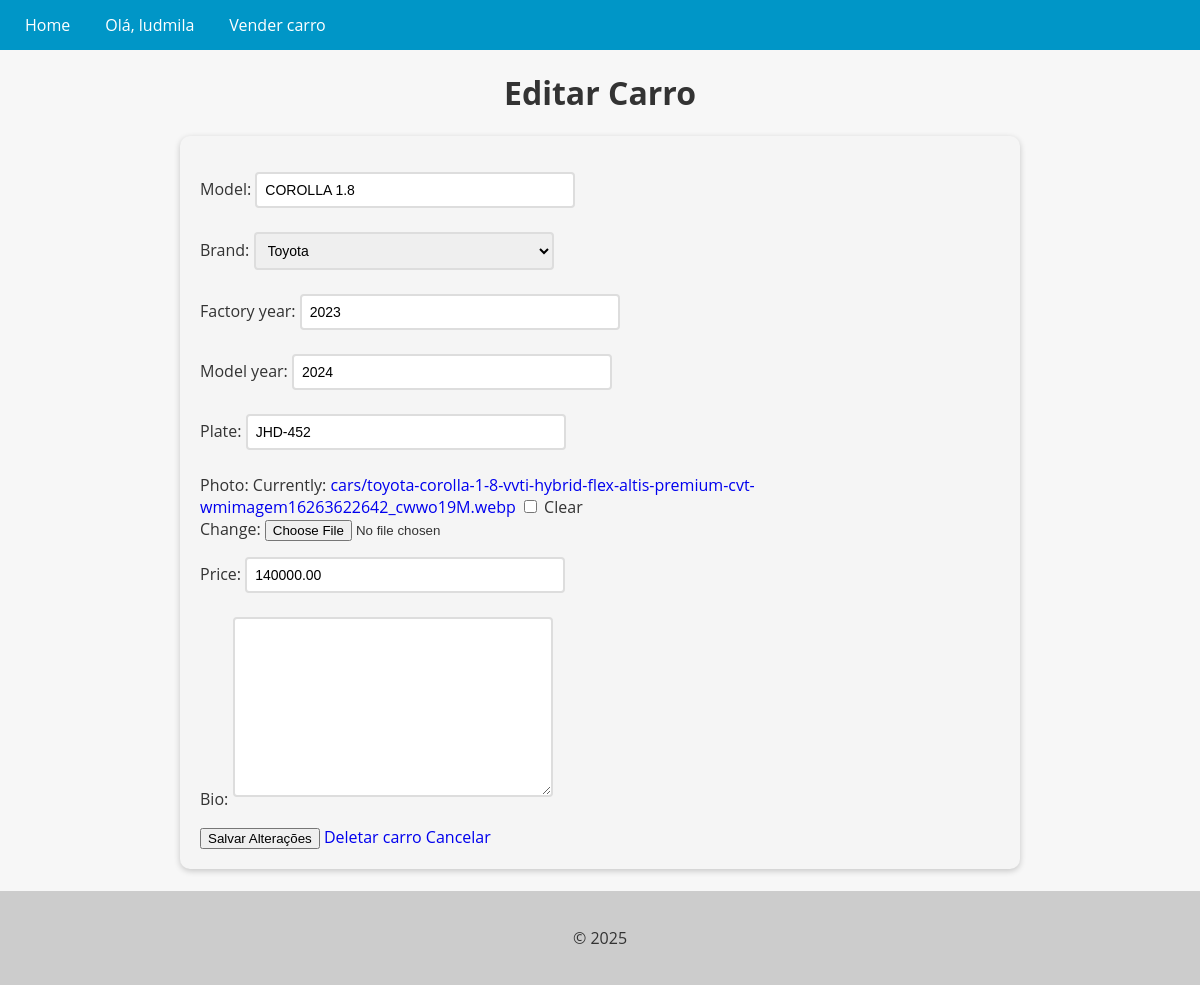
Before: /cars/update/7 (signed in) with the older database file.
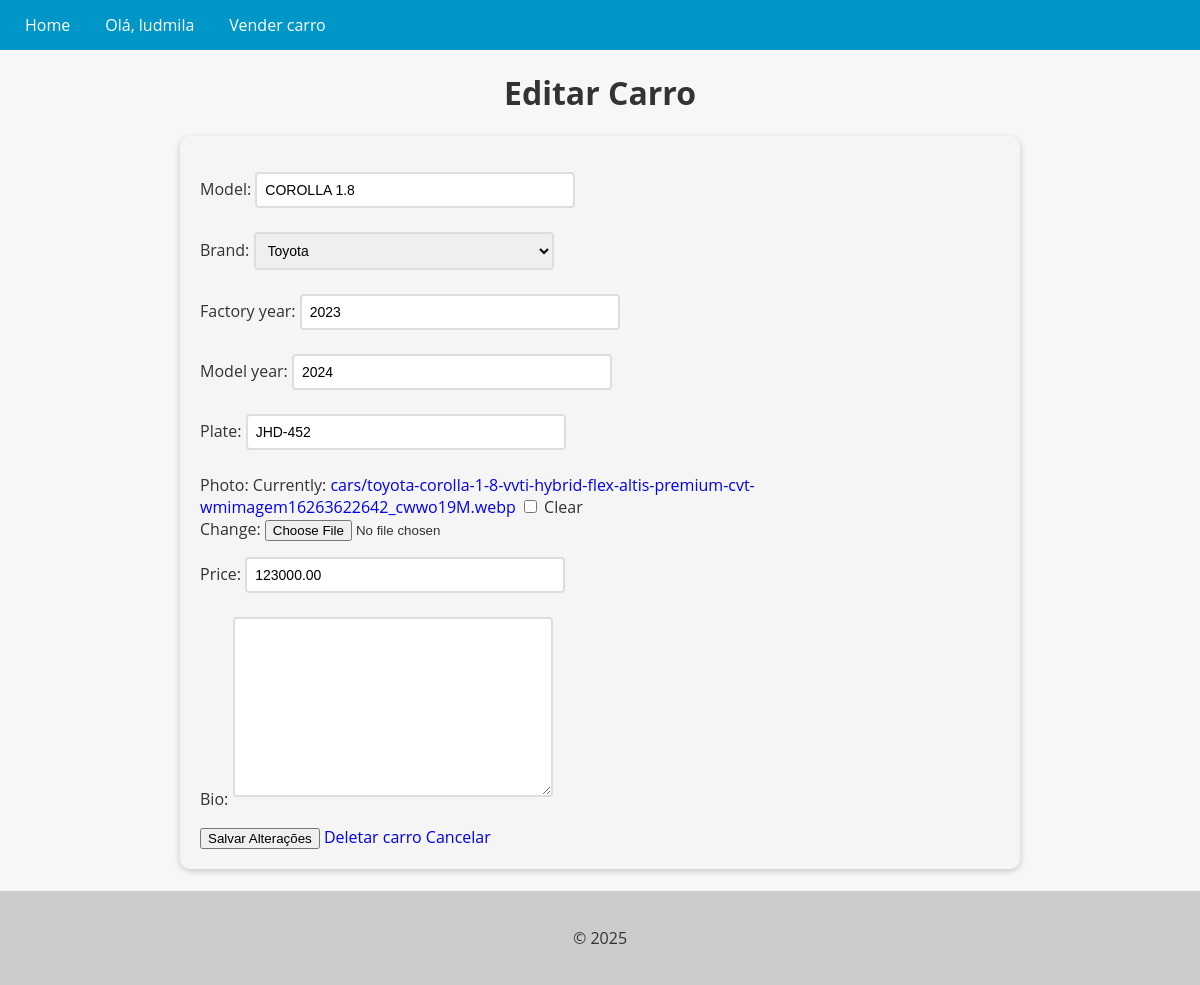
After: the same page with the newer database file.
### cars/models.py (models this page shows, shortened)
class Car(models.Model):
    id = models.AutoField(primary_key=True)
    model = models.CharField(max_length=100)
    brand = models.ForeignKey(Brand, on_delete=models.PROTECT, related_name = 'car_brand')
    factory_year = models.IntegerField(
        validators = [
            MinValueValidator(1886),
            MaxValueValidator(datetime.datetime.now().year)
        ]
    )
    model_year = models.IntegerField(
        validators = [
            MinValueValidator(1886),
            MaxValueValidator(datetime.datetime.now().year)
        ]
    )
    plate = models.CharField(max_length=100, blank=True, null=True)
    photo = models.ImageField(upload_to='cars/', blank=True, null=True)
    price = models.DecimalField(
        max_digits=10,
        decimal_places=2
    )
    bio = models.TextField(blank=True)
    def __str__(self):
        return self.model
    class CarInventory(models.Model):
        cars_count = models.FloatField()
        cars_value_total = models.IntegerField()
        created_at = models.DateTimeField(auto_now_add=True)
        class Meta:
            ordering = ['-created_at']

### cars/views.py (the view, shortened to what this page needs)
# urls.py: path('cars/update/<int:pk>', CarUpdateView.as_view(), name='update_car'),
@method_decorator(login_required(login_url='login'), name='dispatch')
class CarUpdateView(UpdateView):
    model = Car
    form_class = CarForm
    template_name = 'update_car.html'

### cars/forms.py (shortened to what this page needs)
class CarForm(forms.ModelForm):
    class Meta:
        model = Car
        fields = '__all__'

### cars/models.py (called while the page is built)
    def __str__(self):
        return self.name

### cars/templates/update_car.html (shortened to what this page needs)
{% extends 'base.html' %}
{% block content %}
<h1 style="text-align: center;">
    Editar Carro
</h1>
<form method="post" enctype="multipart/form-data">
    {{ form.as_p }}
    <button type="submit">Salvar Alterações</button>
    <a href="{% url 'delete_car' pk=object.pk %}">Deletar carro</a>
    <a href="{% url 'cars_list' %}">Cancelar</a>
</form>
<br>
{% endblock %}

Changed rows visible on the page:
changed Car "COROLLA 1.8": price "140000.00" → "123000.00"
